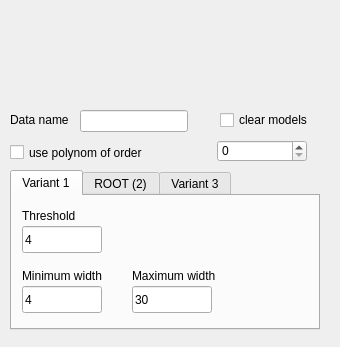
<ui version="4.0">
  <author></author>
  <comment></comment>
  <exportmacro></exportmacro>
  <class>QFitPeakFinderWidget</class>
  <widget class="QWidget">
    <property name="geometry" >
      <rect>
        <x>0</x>
        <y>0</y>
        <width>340</width>
        <height>347</height>
      </rect>
    </property>
    <property name="windowTitle" >
      <string>Peak finder</string>
    </property>
    <widget class="QGo4LineEdit" name="DataNameEdt" >
      <property name="geometry" >
        <rect>
          <x>80</x>
          <y>110</y>
          <width>108</width>
          <height>22</height>
        </rect>
      </property>
    </widget>
    <widget class="QCheckBox" name="ClearModelsChk" >
      <property name="geometry" >
        <rect>
          <x>220</x>
          <y>110</y>
          <width>150</width>
          <height>20</height>
        </rect>
      </property>
      <property name="text" >
        <string>clear models</string>
      </property>
    </widget>
    <widget class="QLabel" name="textLabel1" >
      <property name="geometry" >
        <rect>
          <x>10</x>
          <y>110</y>
          <width>70</width>
          <height>20</height>
        </rect>
      </property>
      <property name="frameShape" >
        <enum>QFrame::NoFrame</enum>
      </property>
      <property name="frameShadow" >
        <enum>QFrame::Plain</enum>
      </property>
      <property name="text" >
        <string>Data name</string>
      </property>
      <property name="wordWrap" >
        <bool>false</bool>
      </property>
    </widget>
    <widget class="QSpinBox" name="PolynSpin" >
      <property name="geometry" >
        <rect>
          <x>217</x>
          <y>140</y>
          <width>90</width>
          <height>22</height>
        </rect>
      </property>
      <property name="maximum" >
        <number>9</number>
      </property>
    </widget>
    <widget class="QCheckBox" name="UsePolynChk" >
      <property name="geometry" >
        <rect>
          <x>10</x>
          <y>143</y>
          <width>141</width>
          <height>19</height>
        </rect>
      </property>
      <property name="text" >
        <string>use polynom of order</string>
      </property>
    </widget>
    <widget class="QTabWidget" name="FindersTab" >
      <property name="geometry" >
        <rect>
          <x>10</x>
          <y>170</y>
          <width>310</width>
          <height>160</height>
        </rect>
      </property>
      <widget class="QWidget" name="tab1" >
        <attribute name="title" >
          <string>Variant 1</string>
        </attribute>
        <widget class="QLabel" name="TextLabel6" >
          <property name="geometry" >
            <rect>
              <x>10</x>
              <y>70</y>
              <width>90</width>
              <height>20</height>
            </rect>
          </property>
          <property name="text" >
            <string>Minimum width</string>
          </property>
          <property name="wordWrap" >
            <bool>false</bool>
          </property>
        </widget>
        <widget class="QLabel" name="TextLabel7" >
          <property name="geometry" >
            <rect>
              <x>120</x>
              <y>70</y>
              <width>100</width>
              <height>20</height>
            </rect>
          </property>
          <property name="text" >
            <string>Maximum width</string>
          </property>
          <property name="wordWrap" >
            <bool>false</bool>
          </property>
        </widget>
        <widget class="QLabel" name="PF_AmplLbl" >
          <property name="geometry" >
            <rect>
              <x>10</x>
              <y>10</y>
              <width>90</width>
              <height>20</height>
            </rect>
          </property>
          <property name="text" >
            <string>Threshold</string>
          </property>
          <property name="wordWrap" >
            <bool>false</bool>
          </property>
        </widget>
        <widget class="QGo4LineEdit" name="ThresholdEdt" >
          <property name="geometry" >
            <rect>
              <x>10</x>
              <y>30</y>
              <width>80</width>
              <height>27</height>
            </rect>
          </property>
          <property name="text" >
            <string>4</string>
          </property>
        </widget>
        <widget class="QGo4LineEdit" name="MinWidthEdt" >
          <property name="geometry" >
            <rect>
              <x>10</x>
              <y>90</y>
              <width>80</width>
              <height>27</height>
            </rect>
          </property>
          <property name="text" >
            <string>4</string>
          </property>
        </widget>
        <widget class="QGo4LineEdit" name="MaxWidthEdt" >
          <property name="geometry" >
            <rect>
              <x>120</x>
              <y>90</y>
              <width>80</width>
              <height>27</height>
            </rect>
          </property>
          <property name="text" >
            <string>30</string>
          </property>
        </widget>
      </widget>
      <widget class="QWidget" name="tab2" >
        <attribute name="title" >
          <string>ROOT (2)</string>
        </attribute>
        <widget class="QLabel" name="Wiz_PFROOTLbl" >
          <property name="geometry" >
            <rect>
              <x>10</x>
              <y>10</y>
              <width>110</width>
              <height>20</height>
            </rect>
          </property>
          <property name="text" >
            <string>Line(s) width</string>
          </property>
          <property name="wordWrap" >
            <bool>false</bool>
          </property>
        </widget>
        <widget class="QGo4LineEdit" name="WidthEdit" >
          <property name="geometry" >
            <rect>
              <x>10</x>
              <y>30</y>
              <width>100</width>
              <height>27</height>
            </rect>
          </property>
        </widget>
      </widget>
      <widget class="QWidget" name="tab3" >
        <attribute name="title" >
          <string>Variant 3</string>
        </attribute>
        <widget class="QLabel" name="PF_RelNoiseLbl" >
          <property name="geometry" >
            <rect>
              <x>10</x>
              <y>10</y>
              <width>110</width>
              <height>20</height>
            </rect>
          </property>
          <property name="text" >
            <string>Relative noise</string>
          </property>
          <property name="wordWrap" >
            <bool>false</bool>
          </property>
        </widget>
        <widget class="QLineEdit" name="NoiseFactorEdit" >
          <property name="geometry" >
            <rect>
              <x>10</x>
              <y>30</y>
              <width>100</width>
              <height>27</height>
            </rect>
          </property>
        </widget>
        <widget class="QLabel" name="textLabel2" >
          <property name="geometry" >
            <rect>
              <x>150</x>
              <y>10</y>
              <width>90</width>
              <height>20</height>
            </rect>
          </property>
          <property name="text" >
            <string>Minimal noise</string>
          </property>
          <property name="wordWrap" >
            <bool>false</bool>
          </property>
        </widget>
        <widget class="QLineEdit" name="NoiseMinEdit" >
          <property name="geometry" >
            <rect>
              <x>150</x>
              <y>30</y>
              <width>100</width>
              <height>27</height>
            </rect>
          </property>
        </widget>
        <widget class="QLabel" name="textLabel4" >
          <property name="geometry" >
            <rect>
              <x>10</x>
              <y>70</y>
              <width>91</width>
              <height>20</height>
            </rect>
          </property>
          <property name="text" >
            <string>Channel sumup</string>
          </property>
          <property name="wordWrap" >
            <bool>false</bool>
          </property>
        </widget>
        <widget class="QSpinBox" name="SumUpSpin" >
          <property name="geometry" >
            <rect>
              <x>10</x>
              <y>90</y>
              <width>90</width>
              <height>27</height>
            </rect>
          </property>
        </widget>
      </widget>
    </widget>
  </widget>
  <layoutdefault spacing="6" margin="11" />
  <customwidgets>
    <customwidget>
      <class>QGo4LineEdit</class>
      <extends>QLineEdit</extends>
      <header>QGo4LineEdit.h</header>
      <container>0</container>
    </customwidget>
  </customwidgets>
</ui>
